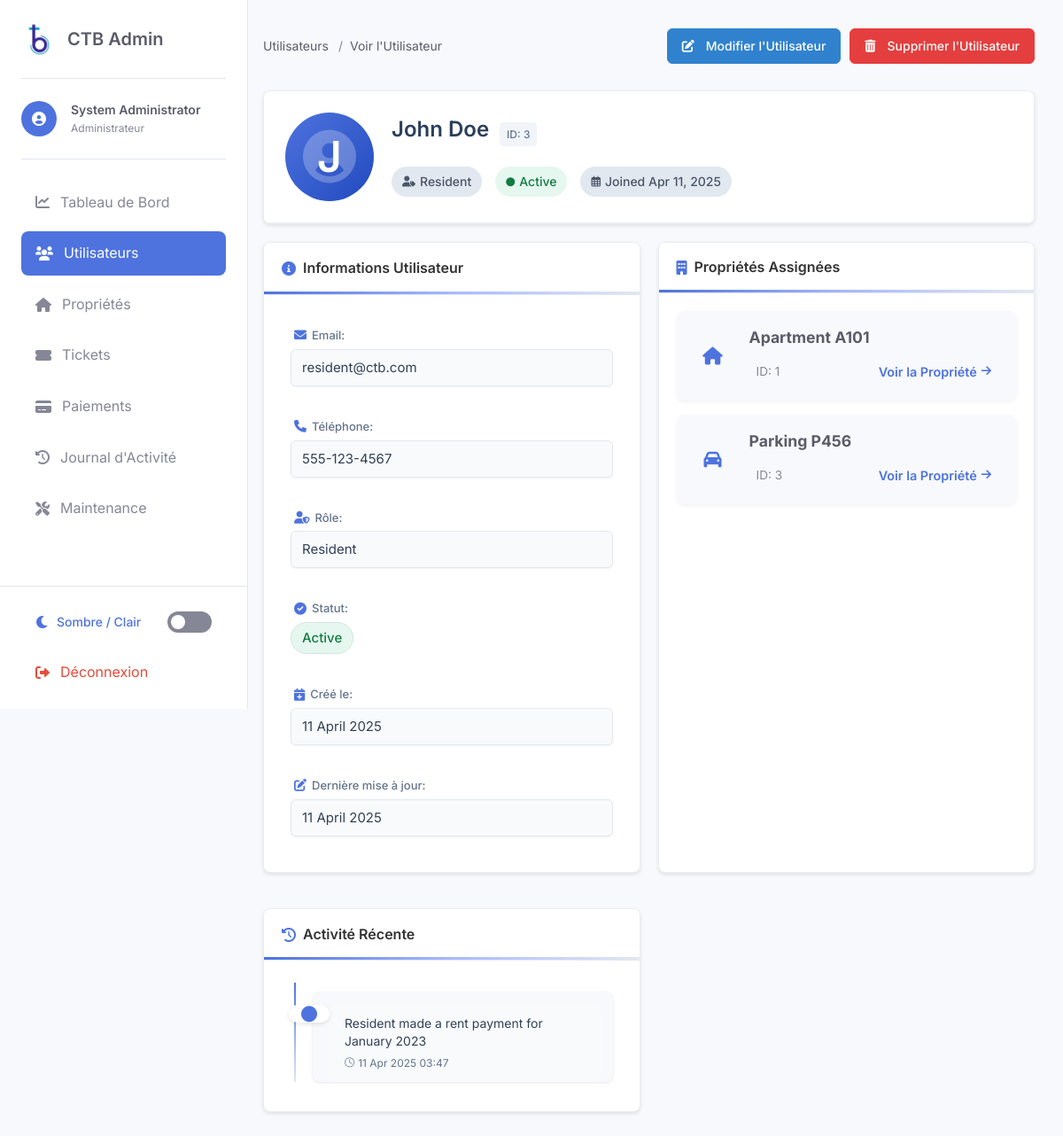
/admin/view-user.php?id=3 (signed in), run on the app's committed database.
### tables this page shows
CREATE TABLE users (
    id INT AUTO_INCREMENT PRIMARY KEY,
    email VARCHAR(255) NOT NULL UNIQUE,
    password VARCHAR(255) NOT NULL,
    name VARCHAR(255) NOT NULL,
    phone VARCHAR(50),
    role ENUM('admin', 'manager', 'resident') NOT NULL COMMENT 'admin=Administrateur, manager=Gestionnaire, resident=Résident',
    status ENUM('active', 'inactive') DEFAULT 'active' COMMENT 'active=Actif, inactive=Inactif',
    profile_image VARCHAR(255) DEFAULT NULL,
    created_at TIMESTAMP DEFAULT CURRENT_TIMESTAMP,
    updated_at TIMESTAMP DEFAULT CURRENT_TIMESTAMP ON UPDATE CURRENT_TIMESTAMP
);

CREATE TABLE properties (
    id INT AUTO_INCREMENT PRIMARY KEY,
    type ENUM('apartment', 'parking') NOT NULL COMMENT 'apartment=Appartement, parking=Place de Parking',
    identifier VARCHAR(50) NOT NULL UNIQUE,
    user_id INT,
    created_at TIMESTAMP DEFAULT CURRENT_TIMESTAMP,
    updated_at TIMESTAMP DEFAULT CURRENT_TIMESTAMP ON UPDATE CURRENT_TIMESTAMP,
    FOREIGN KEY (user_id) REFERENCES users(id) ON DELETE SET NULL
);

CREATE TABLE activity_log (
    id INT AUTO_INCREMENT PRIMARY KEY,
    user_id INT NOT NULL,
    action VARCHAR(50) NOT NULL,
    entity_type VARCHAR(50) DEFAULT NULL,
    entity_id INT DEFAULT NULL,
    details TEXT,
    description TEXT,
    created_at TIMESTAMP DEFAULT CURRENT_TIMESTAMP,
    FOREIGN KEY (user_id) REFERENCES users(id) ON DELETE CASCADE
);

### admin/view-user.php (the view, shortened to what this page needs)
<?php
$user_id = (int)$_GET['id'];
$user = null;
$assigned_properties = [];
try {
    $db = new PDO("mysql:host=" . DB_HOST . ";dbname=" . DB_NAME, DB_USER, DB_PASS);
    $db->setAttribute(PDO::ATTR_ERRMODE, PDO::ERRMODE_EXCEPTION);
    $stmt = $db->prepare("SELECT * FROM users WHERE id = :id");
    $stmt->bindParam(':id', $user_id, PDO::PARAM_INT);
    $stmt->execute();
    $user = $stmt->fetch(PDO::FETCH_ASSOC);
    if ($user['role'] === 'resident') {
        $prop_stmt = $db->prepare("SELECT * FROM properties WHERE user_id = :user_id");
        $prop_stmt->bindParam(':user_id', $user_id, PDO::PARAM_INT);
        $prop_stmt->execute();
        $assigned_properties = $prop_stmt->fetchAll(PDO::FETCH_ASSOC);
    }
    $log_stmt = $db->prepare("SELECT * FROM activity_log WHERE user_id = :user_id ORDER BY created_at DESC LIMIT 10");
    $log_stmt->bindParam(':user_id', $user_id, PDO::PARAM_INT);
    $log_stmt->execute();
    $activity_logs = $log_stmt->fetchAll(PDO::FETCH_ASSOC);
} catch (PDOException $e) {
    $_SESSION['error'] = "Database error: " . $e->getMessage();
    header("Location: users.php");
    exit();
}
?>
<!DOCTYPE html>
<html lang="fr">
<head>
    <link rel="stylesheet" href="https://cdnjs.cloudflare.com/ajax/libs/font-awesome/6.0.0/css/all.min.css">
    <link rel="stylesheet" href="css/admin-style.css">
</head>
<body>
    <div class="admin-container">
        <?php include 'includes/admin-sidebar.php'; ?>
        <main class="main-content">
            <div class="page-header">
                <div class="breadcrumb">
                    <a href="users.php">Utilisateurs</a>
                    <span>Voir l'Utilisateur</span>
                </div>
                <div class="actions">
                    <a href="edit-user.php?id=<?php echo $user['id']; ?>" class="btn btn-primary">
                        <i class="fas fa-edit"></i> Modifier l'Utilisateur
                    </a>
                    <a href="javascript:void(0);" class="btn btn-danger delete-user" data-id="<?php echo $user['id']; ?>">
                        <i class="fas fa-trash-alt"></i> Supprimer l'Utilisateur
                    </a>
                </div>
            </div>
            <div class="content-wrapper">
                <div class="profile-header card">
                    <div class="profile-header-content">
                        <div class="profile-avatar">
                            <?php if (!empty($user['profile_image'])): ?>
                                <img src="../assets/img/avatars/<?php echo htmlspecialchars($user['profile_image']); ?>" alt="<?php echo htmlspecialchars($user['name']); ?>">
                            <?php else: ?>
                                <div class="avatar-placeholder">
                                    <i class="fas fa-user-circle"></i>
                                    <span class="avatar-initial"><?php echo substr(htmlspecialchars($user['name']), 0, 1); ?></span>
                                </div>
                            <?php endif; ?>
                        </div>
                        <div class="profile-details">
                            <div class="profile-name-wrapper">
                                <h2><?php echo htmlspecialchars($user['name']); ?></h2>
                                <div class="user-id-badge">ID: <?php echo $user['id']; ?></div>
                            </div>
                            <div class="profile-meta">
                                <span class="user-role"><i class="fas fa-user-tag"></i> <?php echo ucfirst(htmlspecialchars($user['role'])); ?></span>
                                <span class="user-status <?php echo $user['status']; ?>">
                                    <i class="fas fa-circle"></i> <?php echo ucfirst(htmlspecialchars($user['status'])); ?>
                                </span>
                                <span class="user-joined"><i class="far fa-calendar-alt"></i> Joined <?php echo date('M d, Y', strtotime($user['created_at'])); ?></span>
                            </div>
                        </div>
                    </div>
                </div>
                <div class="card-grid">
                    <div class="card user-info-card">
                        <div class="card-header">
                            <h3><i class="fas fa-info-circle"></i> Informations Utilisateur</h3>
                        </div>
                        <div class="card-body">
                            <div class="info-grid">
                                <div class="info-group">
                                    <label><i class="fas fa-envelope"></i> Email:</label>
                                    <span class="info-value"><?php echo htmlspecialchars($user['email']); ?></span>
                                </div>
                                <div class="info-group">
                                    <label><i class="fas fa-phone"></i> Téléphone:</label>
                                    <span class="info-value"><?php echo !empty($user['phone']) ? htmlspecialchars($user['phone']) : 'Non renseigné'; ?></span>
                                </div>
                                <div class="info-group">
                                    <label><i class="fas fa-user-shield"></i> Rôle:</label>
                                    <span class="info-value"><?php echo ucfirst(htmlspecialchars($user['role'])); ?></span>
                                </div>
                                <div class="info-group">
                                    <label><i class="fas fa-check-circle"></i> Statut:</label>
                                    <span class="status-badge <?php echo $user['status']; ?>"><?php echo ucfirst(htmlspecialchars($user['status'])); ?></span>
                                </div>
                                <div class="info-group">
                                    <label><i class="fas fa-calendar-plus"></i> Créé le:</label>
                                    <span class="info-value"><?php echo date('d F Y', strtotime($user['created_at'])); ?></span>
                                </div>
                                <div class="info-group">
                                    <label><i class="fas fa-edit"></i> Dernière mise à jour:</label>
                                    <span class="info-value"><?php echo date('d F Y', strtotime($user['updated_at'])); ?></span>
                                </div>
                            </div>
                        </div>
                    </div>
                    <?php if ($user['role'] === 'resident'): ?>
                        <div class="card property-assignments-card">
                            <div class="card-header">
                                <h3><i class="fas fa-building"></i> Propriétés Assignées</h3>
                            </div>
                            <div class="card-body">
                                <?php if (empty($assigned_properties)): ?>
                                    <div class="empty-state">
                                        <i class="fas fa-building"></i>
                                        <p>Aucune propriété assignée à ce résident.</p>
                                    </div>
                                <?php else: ?>
                                    <div class="property-list">
                                        <?php foreach ($assigned_properties as $property): ?>
                                            <div class="property-item">
                                                <div class="property-icon">
                                                    <i class="<?php echo ($property['type'] === 'apartment') ? 'fas fa-home' : 'fas fa-car'; ?>"></i>
                                                </div>
                                                <div class="property-details">
                                                    <h4><?php echo ucfirst(htmlspecialchars($property['type'])) . ' ' . htmlspecialchars($property['identifier']); ?></h4>
                                                    <div class="property-meta">
                                                        <span class="property-id">ID: <?php echo $property['id']; ?></span>
                                                        <a href="view-property.php?id=<?php echo $property['id']; ?>" class="view-link">
                                                            Voir la Propriété <i class="fas fa-arrow-right"></i>
                                                        </a>
                                                    </div>
                                                </div>
                                            </div>
                                        <?php endforeach; ?>
                                    </div>
                                <?php endif; ?>
                            </div>
                        </div>
                    <?php endif; ?>
                    <div class="card activity-card">
                        <div class="card-header">
                            <h3><i class="fas fa-history"></i> Activité Récente</h3>
                        </div>
                        <div class="card-body">
                            <?php if (empty($activity_logs)): ?>
                                <div class="no-data">
                                    <i class="far fa-clock"></i>
                                    <p>Aucune activité récente trouvée.</p>
                                </div>
                            <?php else: ?>
                                <div class="activity-timeline">
                                    <?php foreach ($activity_logs as $log): ?>
                                        <div class="activity-item">
                                            <div class="activity-icon">
                                                <i class="fas fa-circle"></i>
                                            </div>
                                            <div class="activity-content">
                                                <p class="activity-text"><?php echo isset($log['description']) ? htmlspecialchars($log['description']) : 'Aucune description disponible'; ?></p>
                                                <p class="activity-time"><?php echo isset($log['created_at']) ? date('d M Y H:i', strtotime($log['created_at'])) : 'Date inconnue'; ?></p>
                                            </div>
                                        </div>
                                    <?php endforeach; ?>
                                </div>
                            <?php endif; ?>
                        </div>
                    </div>
                </div>
            </div>
        </main>
    </div>
</body>
</html>

### admin/view-user.php (style rules this page uses)
.property-list { display: flex; flex-direction: column; gap: 16px; }
.property-item { display: flex; align-items: center; background-color: var(--light-color); border-radius: 8px; padding: 16px; box-shadow: 0 2px 5px rgba(0, 0, 0, 0.05); transition: all 0.3s ease; }
.property-icon { width: 50px; height: 50px; display: flex; align-items: center; justify-content: center; background-color: var(--primary-color-light); border-radius: 50%; margin-right: 16px; color: var(--primary-color); }
.property-icon i { font-size: 1.25rem; }
.property-details { flex: 1; }
.property-details h4 { margin: 0 0 8px 0; font-size: 1.1rem; color: var(--text-primary); }
.property-meta { display: flex; justify-content: space-between; align-items: center; }
.property-id { font-size: 0.85rem; color: var(--text-secondary); background-color: var(--secondary-bg); padding: 3px 8px; border-radius: 4px; }
.view-link { color: var(--primary-color); text-decoration: none; font-weight: 600; font-size: 0.9rem; display: inline-flex; align-items: center; gap: 5px; padding: 5px 12px; border-radius: 6px; transition: all 0.2s ease; background-color: rgba(var(--primary-rgb), 0.1); }
.view-link i { font-size: 0.8rem; transition: transform 0.2s ease; }

### data on the page
users: name "J", name "John Doe", id "3", role "Resident", status "Active", created_at "Apr 11, 2025", email "resident@ctb.com", phone "555-123-4567", created_at "11 April 2025", updated_at "11 April 2025"
properties: type "Apartment", identifier "A101", id "1"
properties: type "Parking", identifier "P456", id "3"
activity_log: description "Resident made a rent payment for January 2023", created_at "11 Apr 2025 03:47"

### other printed values
$_SESSION['name'] "System Administrator"
